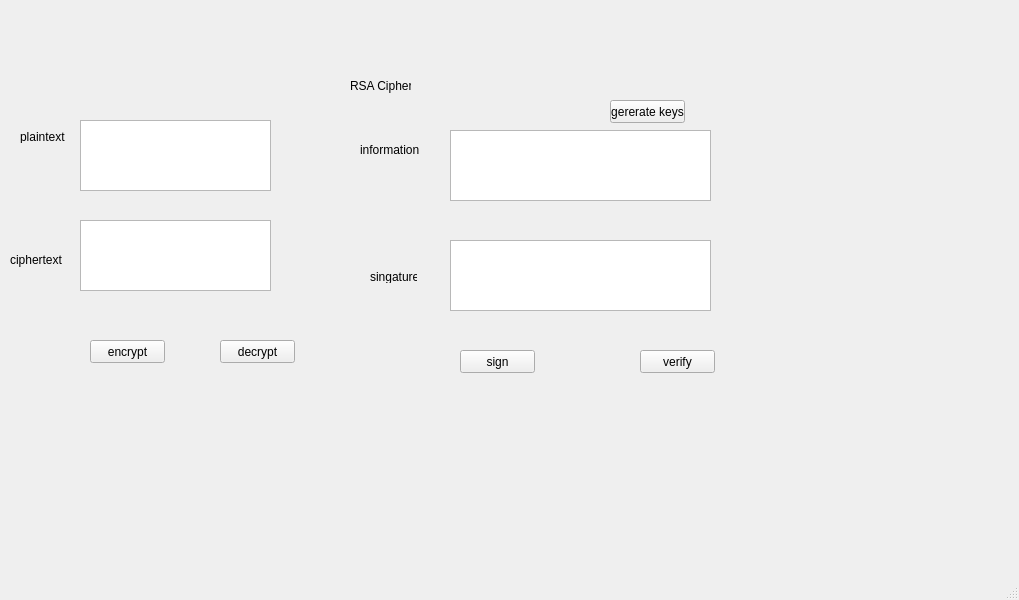
<?xml version="1.0" encoding="UTF-8"?>
<ui version="4.0">
 <class>MainWindow</class>
 <widget class="QMainWindow" name="MainWindow">
  <property name="geometry">
   <rect>
    <x>0</x>
    <y>0</y>
    <width>1019</width>
    <height>600</height>
   </rect>
  </property>
  <property name="windowTitle">
   <string>MainWindow</string>
  </property>
  <widget class="QWidget" name="centralwidget">
   <widget class="QPlainTextEdit" name="plainTextEdit_3">
    <property name="geometry">
     <rect>
      <x>80</x>
      <y>220</y>
      <width>191</width>
      <height>71</height>
     </rect>
    </property>
   </widget>
   <widget class="QLabel" name="label_2">
    <property name="geometry">
     <rect>
      <x>20</x>
      <y>130</y>
      <width>47</width>
      <height>13</height>
     </rect>
    </property>
    <property name="text">
     <string>plaintext</string>
    </property>
   </widget>
   <widget class="QPlainTextEdit" name="plainTextEdit">
    <property name="geometry">
     <rect>
      <x>80</x>
      <y>120</y>
      <width>191</width>
      <height>71</height>
     </rect>
    </property>
   </widget>
   <widget class="QPushButton" name="pushButton">
    <property name="geometry">
     <rect>
      <x>90</x>
      <y>340</y>
      <width>75</width>
      <height>23</height>
     </rect>
    </property>
    <property name="text">
     <string>encrypt</string>
    </property>
   </widget>
   <widget class="QLabel" name="label">
    <property name="geometry">
     <rect>
      <x>350</x>
      <y>70</y>
      <width>61</width>
      <height>31</height>
     </rect>
    </property>
    <property name="text">
     <string>RSA Cipher</string>
    </property>
   </widget>
   <widget class="QPushButton" name="pushButton_2">
    <property name="geometry">
     <rect>
      <x>220</x>
      <y>340</y>
      <width>75</width>
      <height>23</height>
     </rect>
    </property>
    <property name="text">
     <string>decrypt</string>
    </property>
   </widget>
   <widget class="QLabel" name="label_4">
    <property name="geometry">
     <rect>
      <x>10</x>
      <y>250</y>
      <width>61</width>
      <height>20</height>
     </rect>
    </property>
    <property name="text">
     <string>ciphertext</string>
    </property>
   </widget>
   <widget class="QLabel" name="label_5">
    <property name="geometry">
     <rect>
      <x>360</x>
      <y>140</y>
      <width>71</width>
      <height>20</height>
     </rect>
    </property>
    <property name="text">
     <string>information</string>
    </property>
   </widget>
   <widget class="QPlainTextEdit" name="plainTextEdit_4">
    <property name="geometry">
     <rect>
      <x>450</x>
      <y>130</y>
      <width>261</width>
      <height>71</height>
     </rect>
    </property>
   </widget>
   <widget class="QLabel" name="label_6">
    <property name="geometry">
     <rect>
      <x>370</x>
      <y>270</y>
      <width>47</width>
      <height>13</height>
     </rect>
    </property>
    <property name="text">
     <string>singature</string>
    </property>
   </widget>
   <widget class="QPushButton" name="pushButton_3">
    <property name="geometry">
     <rect>
      <x>460</x>
      <y>350</y>
      <width>75</width>
      <height>23</height>
     </rect>
    </property>
    <property name="text">
     <string>sign</string>
    </property>
   </widget>
   <widget class="QPlainTextEdit" name="plainTextEdit_5">
    <property name="geometry">
     <rect>
      <x>450</x>
      <y>240</y>
      <width>261</width>
      <height>71</height>
     </rect>
    </property>
   </widget>
   <widget class="QPushButton" name="pushButton_4">
    <property name="geometry">
     <rect>
      <x>640</x>
      <y>350</y>
      <width>75</width>
      <height>23</height>
     </rect>
    </property>
    <property name="text">
     <string>verify</string>
    </property>
   </widget>
   <widget class="QPushButton" name="pushButton_5">
    <property name="geometry">
     <rect>
      <x>610</x>
      <y>100</y>
      <width>75</width>
      <height>23</height>
     </rect>
    </property>
    <property name="text">
     <string>gererate keys</string>
    </property>
   </widget>
  </widget>
  <widget class="QMenuBar" name="menubar">
   <property name="geometry">
    <rect>
     <x>0</x>
     <y>0</y>
     <width>1019</width>
     <height>21</height>
    </rect>
   </property>
  </widget>
  <widget class="QStatusBar" name="statusbar"/>
 </widget>
 <resources/>
 <connections/>
</ui>
